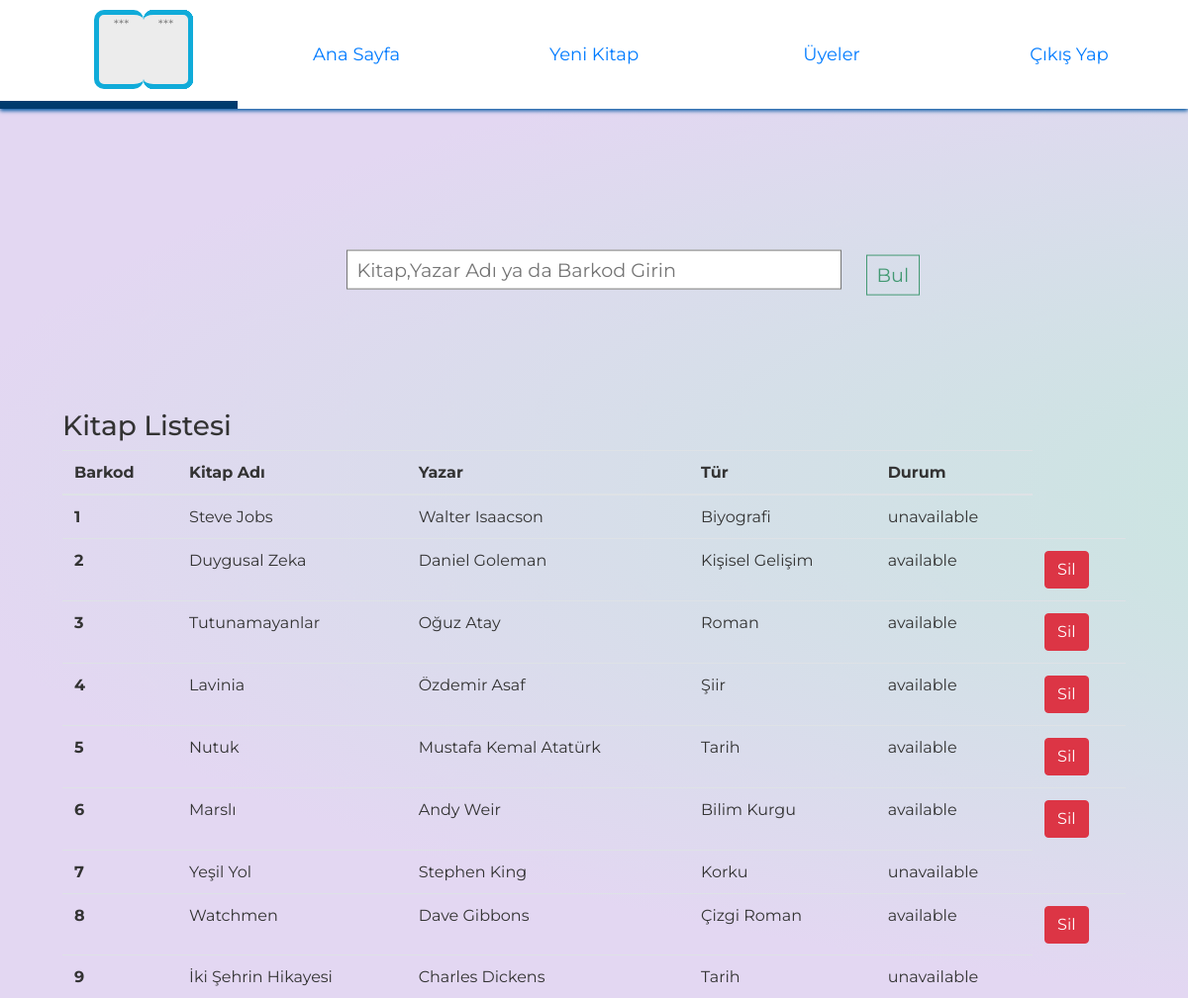
/admin, run on an earlier commit of the app's database.
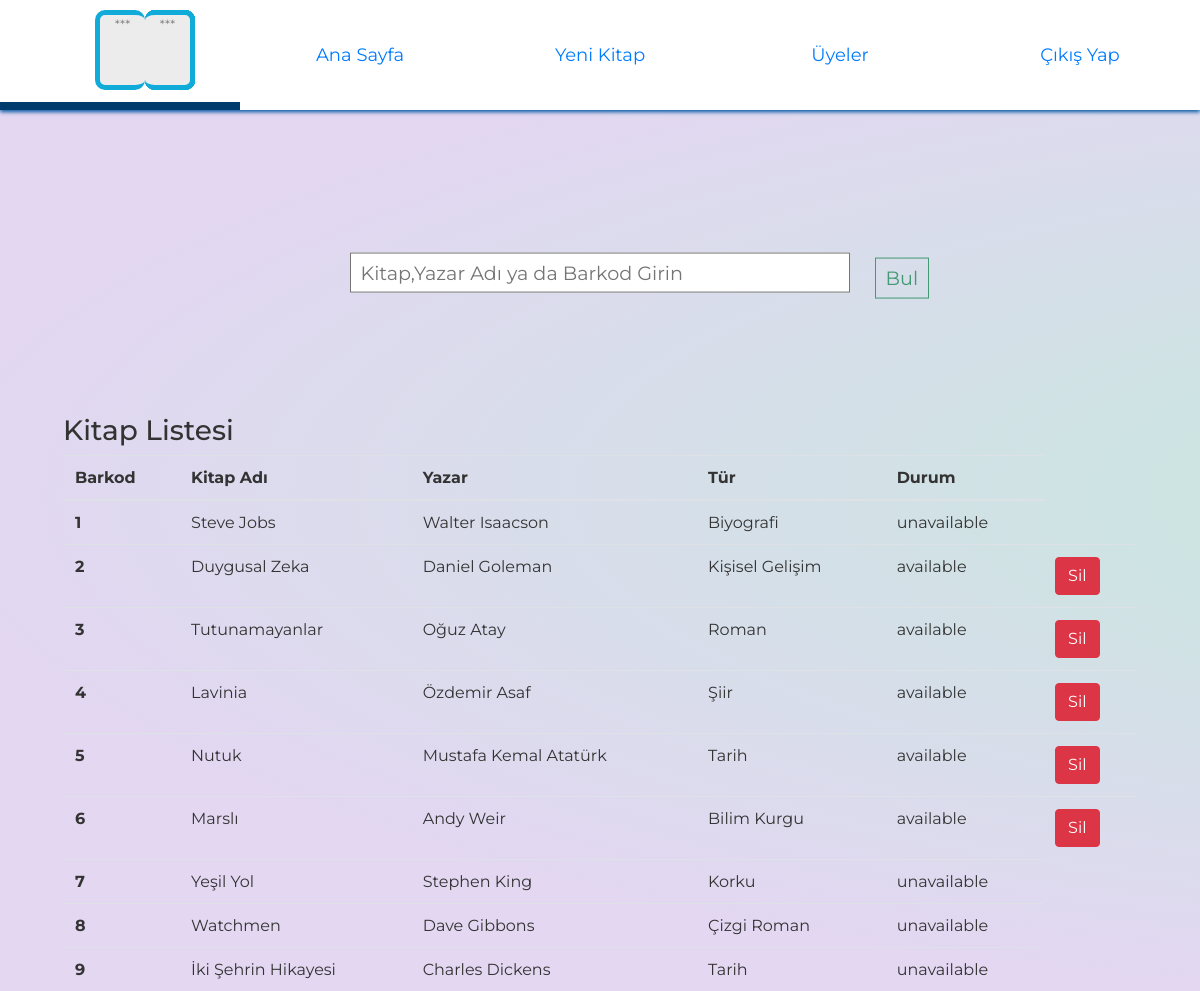
And on a later commit of the database.
### Models/book.py (models this page shows, shortened)
class Book(db.Model):
    __tablename__ = 'book'
    id = db.Column(db.Integer, primary_key=True)
    title = db.Column(db.String(200))
    author = db.Column(db.String(200))
    type = db.Column(db.String(200),db.ForeignKey('type.id'))
    barcode = db.Column(db.Integer)
    status = db.Column(db.Boolean, default=True)

### Routes/routes.py (the view)
@routes.route("/admin",methods=['POST','GET'])
def admin():
        books = Book.query.all()
        return render_template("admin.html",books=books)

### templates/admin.html (shortened to what this page needs)
<html>
<head>
    <link rel="stylesheet" href="https://maxcdn.bootstrapcdn.com/bootstrap/4.0.0/css/bootstrap.min.css">
    <link rel="stylesheet" type="text/css" href="../static/css/home.css" />
    <link rel="stylesheet" type="text/css" href="../static/css/search.css" />
    <link rel="stylesheet" href="http://code.jquery.com/ui/1.12.1/themes/base/jquery-ui.css">
</head>
<body>
    <div>
        <section class='header'>
            <header>
                <ul class='menu'>
                    <li>
                        <div class="logo">
                            <div class="paper"></div>
                            <div class="paper"></div>
                        </div>
                    </li>
                    <li>
                        <a href='/admin'>Ana Sayfa</a>
                    </li>
                    <li>
                        <a href='/admin_book'>Yeni Kitap</a>
                    </li>
                    <li>
                        <a href='/admin_users'>Üyeler</a>
                    </li>
                    <li class="logout">
                        <a href='/logout'>Çıkış Yap</a>
                    </li>
                </ul>
            </header>
        </section>
        <div style="margin-top: 200px;" class="container">
             <form action="/admin_book_search" method="POST" id="searchform">
                <input type="text" name="admin_book_search" id="search-bar" placeholder="Kitap,Yazar Adı ya da Barkod Girin" />
                <button type="submit" name="admin_book_search" id="submit">Bul</button>
            </form>
            <table class="table table-hover">
                <br><br><br>
                <h3>Kitap Listesi</h3>
                <thead>
                    <tr>
                        <th scope="col">Barkod</th>
                        <th scope="col">Kitap Adı</th>
                        <th scope="col">Yazar</th>
                        <th scope="col">Tür</th>
                        <th scope="col">Durum</th>
                    </tr>
                </thead>
                <tbody>
                {% if results: %}
                    {%for result in results %}
                    <tr>
                        <th scope="row">{{result.barcode}}</th>
                        <td>{{result.title}}</td>
                        <td>{{result.author}}</td>
                        <td>{{result.type}}</td>
                        {% if result.status==True %}
                        <td>available</td>
                        <td><a href="/book_delete/{{result.id}}" class="btn btn-danger">Sil</a> {% else %}
                            <td>unavailable</td>
                        {% endif %}
                    </tr>
                    {% endfor %}
                    {% else %}
                    {%for book in books %}
                    <tr>
                        <th scope="row">{{book.barcode}}</th>
                        <td>{{book.title}}</td>
                        <td>{{book.author}}</td>
                        <td>{{book.type}}</td>
                        {% if book.status==True %}
                        <td>available</td>
                        <td><a href="/book_delete/{{book.id}}" class="btn btn-danger">Sil</a> {% else %}
                            <td>unavailable</td>
                            {% endif %}
                    </tr>
                    {% endfor %}
                {% endif %}
                </tbody>
            </table>
        </div>
    </div>
</body>
</html>

What changed in the data, as far as the page shows it:
changed Book "Watchmen": status "available Sil" → "unavailable"
